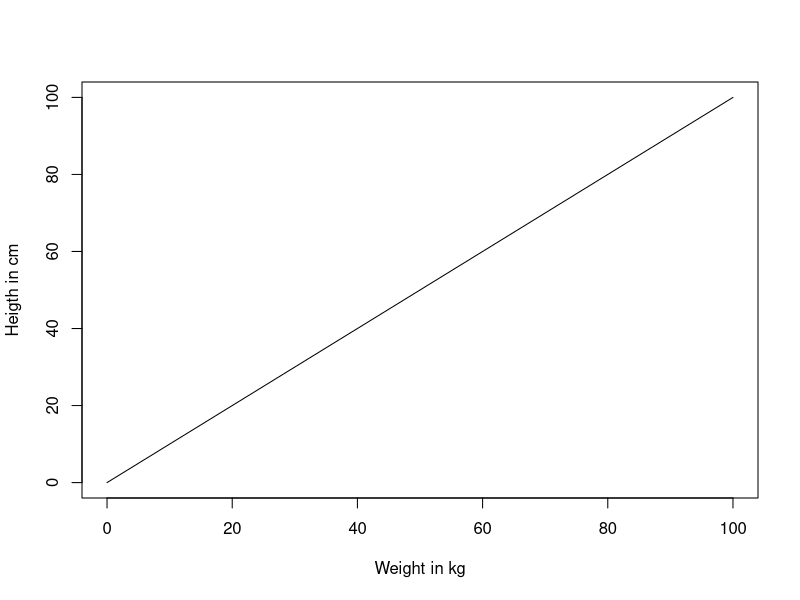
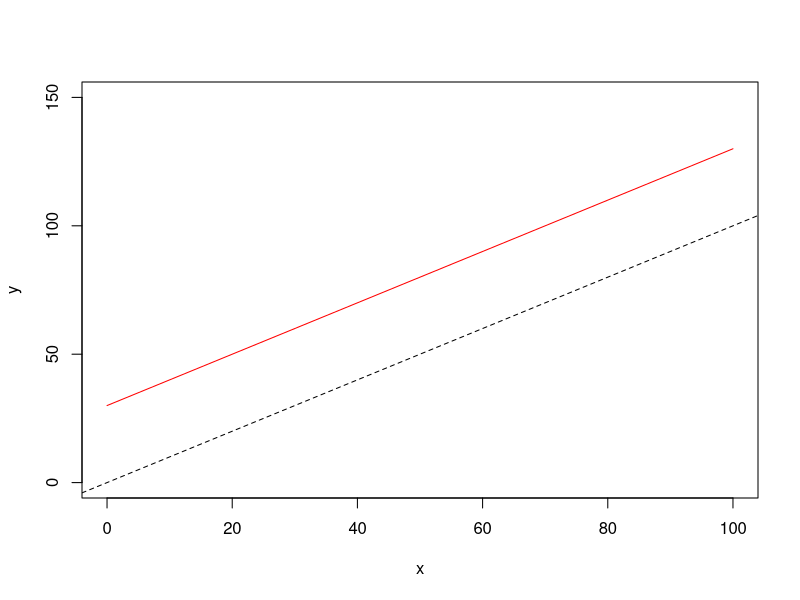
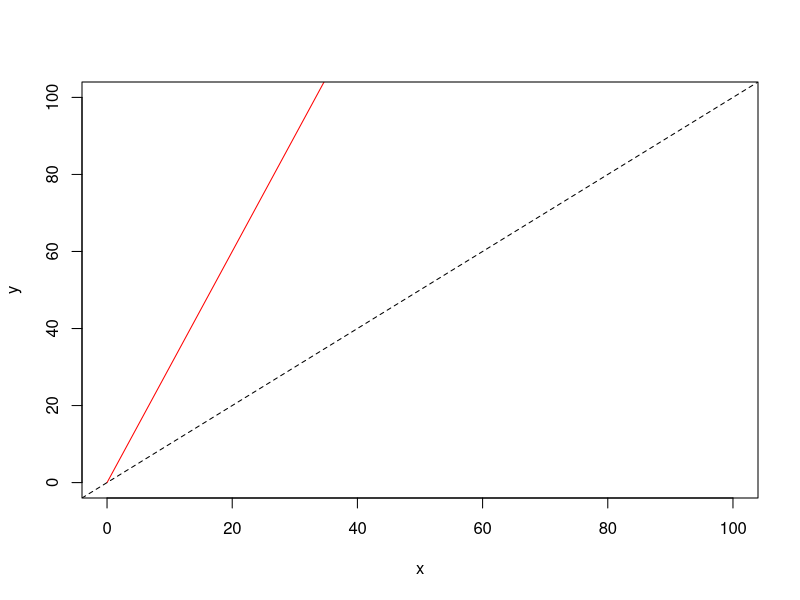
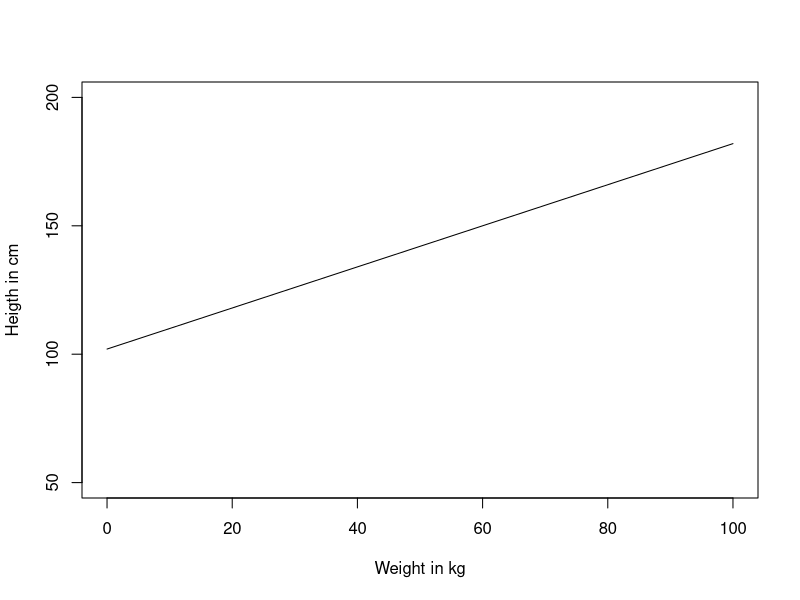
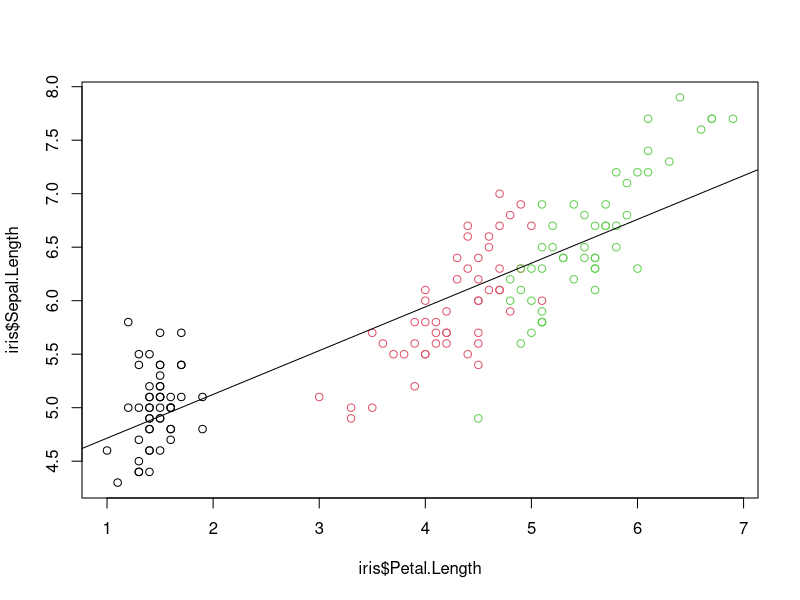
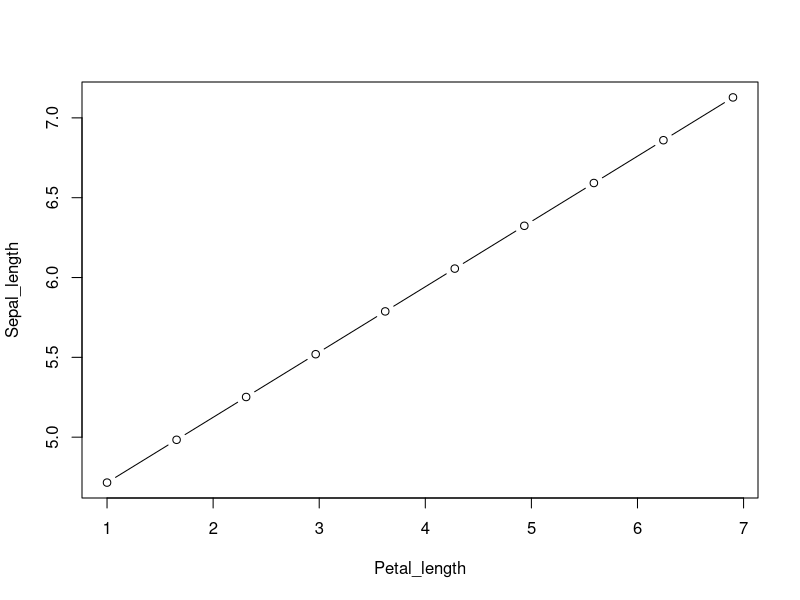
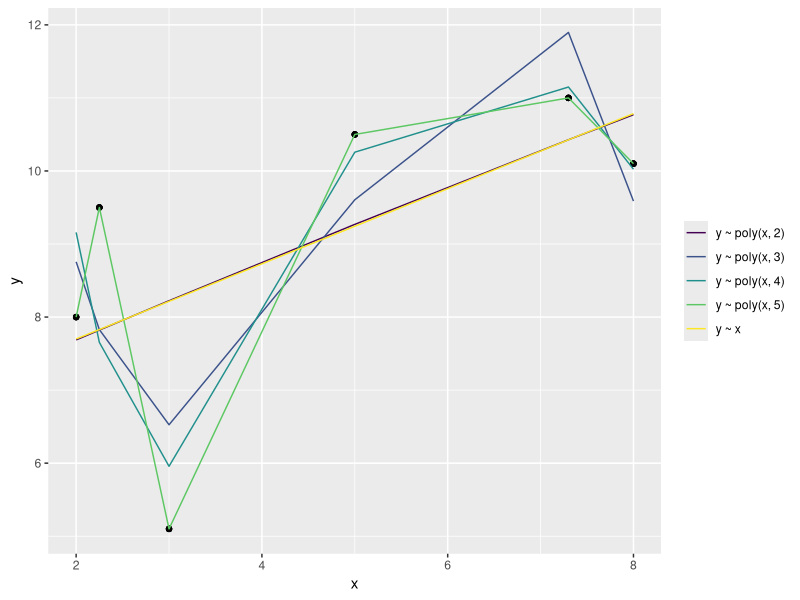

These charts were generated, in order, by the following R code:
## ---- chunk 1
library(tidyverse)
library(modelr)
library(viridis)
## ---- chunk 2
# y = kaal
x <- 0:100
# x = pikkus
y <- x
## ---- chunk 3
plot(y ~ x, type = "l", xlab = "Weight in kg", ylab = "Heigth in cm")
## ---- chunk 4
x <- 0:100 
a <- 30
y <- a + x
## ---- chunk 5
plot(y ~ x, xlim = c(0, 100), ylim = c(0, 150), col = "red", type = "l")
abline(c(0, 1), lty = 2)
## ---- chunk 6
x <- 0:200
b <- 3
y <- b * x
## ---- chunk 7
plot(y ~ x, xlim = c(0, 100), ylim = c(0, 100), col = "red", type = "l")
abline(c(0, 1), lty = 2)
## ---- chunk 8
a <- 102
b <- 0.8
x <-  0:100 
y <-  a + b * x
## ---- chunk 9
plot(y ~ x, xlab = "Weight in kg", ylab = "Heigth in cm", ylim = c(50, 200), type = "l")
## ---- chunk 10
# Fit a linear model and name the model object as m1
m1 <- lm(Sepal.Length ~ Petal.Length, data = iris)
## ---- chunk 11
# Make a scatter plot, colored by the var called "Species"
plot(iris$Sepal.Length ~ iris$Petal.Length, col = iris$Species)
# Draw the fitted regression line from m1
abline(m1)
## ---- chunk 12
coef(m1)
## ---- chunk 13
## Genereerime uued andmed Petal.Length vahemikus
Petal_length <- seq(min(iris$Petal.Length), 
                    max(iris$Petal.Length), 
                    length.out = 10)
## Võtame mudeli koefitsendid
a <- coef(m1)[1]
b <- coef(m1)[2]
## Kasutades mudeli koefitsente genereerime Sepal_length väärtused
Sepal_length <-  a + b * Petal_length
## ---- chunk 14
plot(Sepal_length ~ Petal_length, type = "b")
## ---- chunk 15
tib <- tibble(x = c(2, 3, 2.25, 5, 7.3, 8), y = c(8, 5.1, 9.5, 10.5, 11, 10.1))
mod_e1 <- lm(y ~ x, data = tib)
mod_e2 <- lm(y ~ poly(x, 2), data = tib)
mod_e3 <- lm(y ~ poly(x, 3), data = tib)
mod_e4 <- lm(y ~ poly(x, 4), data = tib)
mod_e5 <- lm(y ~ poly(x, 5), data = tib)
## Extract model formulas for plotting
model_formulas <- tibble(model = c("mod_e1", "mod_e2", "mod_e3", "mod_e4", "mod_e5"),
                         fit = list(mod_e1, mod_e2, mod_e3, mod_e4, mod_e5)) %>% 
  mutate(frms = map(fit, formula),
         frms = map_chr(frms, deparse)) %>% 
  select(model, frms)
## ---- chunk 16
tib %>%
  gather_predictions(mod_e1, mod_e2, mod_e3, mod_e4, mod_e5) %>% 
  left_join(model_formulas) %>%
  ggplot() +
  geom_point(aes(x, y), color = "black") +
  geom_line(aes(x, pred, colour = frms)) +
  theme(legend.title = element_blank()) +
  scale_color_viridis(discrete = TRUE)
## ---- chunk 17
AIC(mod_e1, mod_e2, mod_e3, mod_e4, mod_e5)
